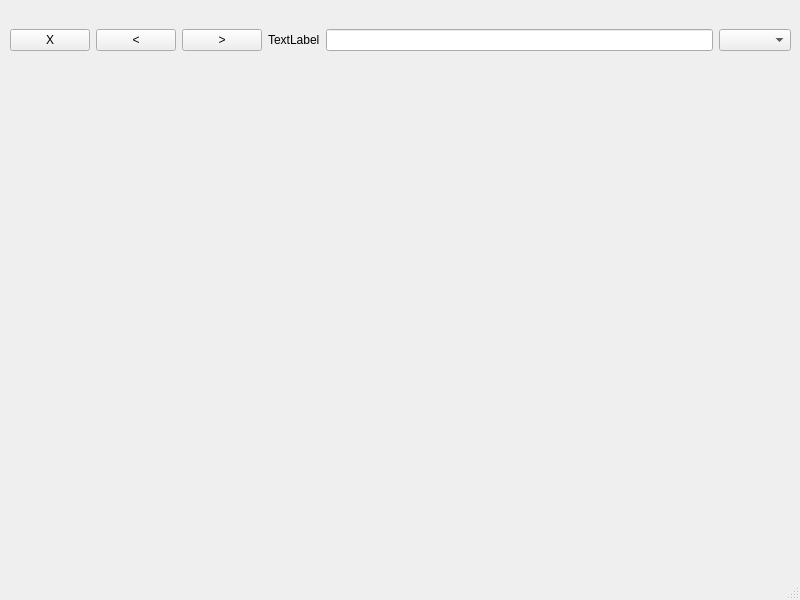
<?xml version="1.0" encoding="UTF-8"?>
<ui version="4.0">
 <class>MainWindow</class>
 <widget class="QMainWindow" name="MainWindow">
  <property name="geometry">
   <rect>
    <x>0</x>
    <y>0</y>
    <width>800</width>
    <height>600</height>
   </rect>
  </property>
  <property name="windowTitle">
   <string>MainWindow</string>
  </property>
  <widget class="QWidget" name="centralwidget">
   <widget class="QWidget" name="verticalLayoutWidget">
    <property name="geometry">
     <rect>
      <x>10</x>
      <y>80</y>
      <width>781</width>
      <height>281</height>
     </rect>
    </property>
    <layout class="QVBoxLayout" name="verticalLayout"/>
   </widget>
   <widget class="QWidget" name="horizontalLayoutWidget">
    <property name="geometry">
     <rect>
      <x>10</x>
      <y>0</y>
      <width>781</width>
      <height>80</height>
     </rect>
    </property>
    <layout class="QHBoxLayout" name="horizontalLayout">
     <item>
      <widget class="QPushButton" name="closeBtn">
       <property name="text">
        <string>X</string>
       </property>
      </widget>
     </item>
     <item>
      <widget class="QPushButton" name="prevBtn">
       <property name="text">
        <string>&lt;</string>
       </property>
      </widget>
     </item>
     <item>
      <widget class="QPushButton" name="pushButton_3">
       <property name="text">
        <string>&gt;</string>
       </property>
      </widget>
     </item>
     <item>
      <widget class="QLabel" name="label">
       <property name="text">
        <string>TextLabel</string>
       </property>
      </widget>
     </item>
     <item>
      <widget class="QLineEdit" name="lineEdit"/>
     </item>
     <item>
      <widget class="QComboBox" name="comboBox"/>
     </item>
    </layout>
   </widget>
  </widget>
  <widget class="QMenuBar" name="menubar">
   <property name="geometry">
    <rect>
     <x>0</x>
     <y>0</y>
     <width>800</width>
     <height>17</height>
    </rect>
   </property>
  </widget>
  <widget class="QStatusBar" name="statusbar"/>
 </widget>
 <resources/>
 <connections/>
</ui>
